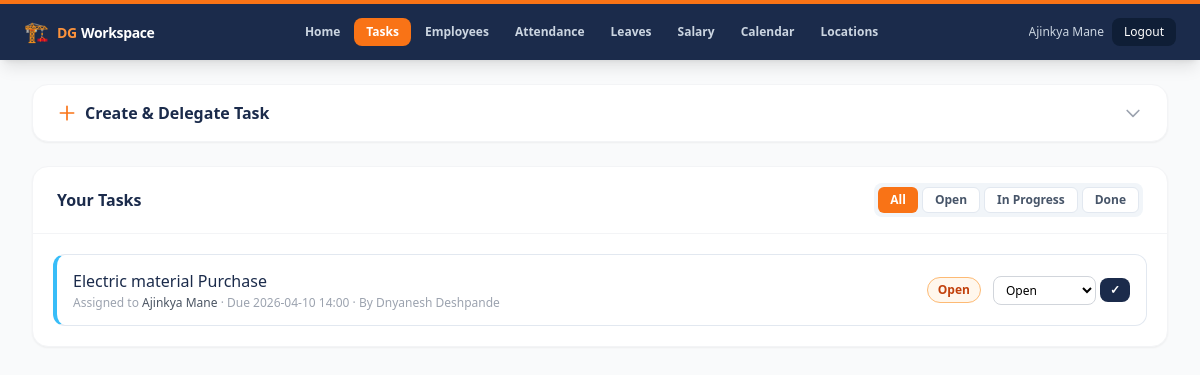
Page /tasks (signed in) on the committed database.
### tables this page shows
CREATE TABLE employees (
            id INTEGER PRIMARY KEY AUTOINCREMENT,
            name TEXT NOT NULL,
            mobile TEXT NOT NULL UNIQUE,
            email TEXT,
            role TEXT NOT NULL DEFAULT 'employee', -- employee, manager, hr, admin
            password_hash TEXT NOT NULL,
            manager_id INTEGER,
            created_at DATETIME DEFAULT CURRENT_TIMESTAMP
        , department TEXT, designation TEXT, date_of_joining TEXT, location_id INTEGER, date_of_birth TEXT, uan_number TEXT, pan_number TEXT);

CREATE TABLE tasks (
            id INTEGER PRIMARY KEY AUTOINCREMENT,
            title TEXT NOT NULL,
            description TEXT,
            priority TEXT DEFAULT 'normal', -- low, normal, high
            status TEXT NOT NULL DEFAULT 'open', -- open, in_progress, done, cancelled
            due_at DATETIME NOT NULL,
            created_by INTEGER NOT NULL,
            assigned_to INTEGER NOT NULL,
            reminder_profile TEXT DEFAULT 'standard_dg',
            created_at DATETIME DEFAULT CURRENT_TIMESTAMP, original_due_at DATETIME, recurrence TEXT, recurrence_parent_id INTEGER,
            FOREIGN KEY(created_by) REFERENCES employees(id),
            FOREIGN KEY(assigned_to) REFERENCES employees(id)
        );

### app.py (the view)
@app.route("/tasks")
@login_required
def tasks_list():
    user = current_user()
    db = get_db()
    tasks = db.execute(
        """
        SELECT t.*, e.name AS assignee_name, c.name AS creator_name
        FROM tasks t
        JOIN employees e ON e.id = t.assigned_to
        JOIN employees c ON c.id = t.created_by
        WHERE (
            t.assigned_to = ?
            OR t.created_by = ?
            OR t.id IN (
                SELECT task_id FROM task_watchers WHERE employee_id = ?
            )
        )
        AND (
            t.recurrence IS NULL
            OR t.status NOT IN ('done', 'cancelled')
        )
        ORDER BY t.due_at ASC
        """,
        (user["id"], user["id"], user["id"]),
    ).fetchall()
    employees = db.execute(
        "SELECT id, name, mobile FROM employees ORDER BY name ASC"
    ).fetchall()
    return render_template(
        "tasks.html",
        user=user,
        tasks=tasks,
        employees=employees,
        now=_utcnow().strftime("%Y-%m-%d %H:%M"),
    )

### app.py (called while the page is built)
def _utcnow():
    return datetime.now(timezone.utc).replace(tzinfo=None)  # naive UTC, matches DB storage

def get_db():
    if "db" not in g:
        g.db = sqlite3.connect(DB_PATH)
        g.db.row_factory = sqlite3.Row
    return g.db

def current_user():
    uid = session.get("user_id")
    if not uid:
        return None
    db = get_db()
    row = db.execute(
        "SELECT * FROM employees WHERE id = ?", (uid,)
    ).fetchone()
    return row

def login_required(view):
    from functools import wraps
    @wraps(view)
    def wrapped(*args, **kwargs):
        if not current_user():
            return redirect(url_for("login", next=request.path))
        return view(*args, **kwargs)
    return wrapped

### templates/tasks.html (shortened to what this page needs)
<!doctype html>
<html lang="en">
<head>
  <script src="https://cdn.tailwindcss.com"></script>
</head>
<body class="bg-gray-50 min-h-screen">
  {% include '_nav.html' %}
  <div class="max-w-7xl mx-auto px-4 sm:px-6 lg:px-8 py-6 space-y-6">
    {% if user.role in ('admin', 'manager') %}
    <div class="bg-white rounded-2xl shadow-sm border border-gray-100">
      <button onclick="toggleCreateForm()"
        class="w-full flex items-center justify-between px-6 py-4 text-left focus:outline-none">
        <div class="flex items-center gap-2">
          <svg class="w-5 h-5 text-orange-500" fill="none" stroke="currentColor" viewBox="0 0 24 24">
            <path stroke-linecap="round" stroke-linejoin="round" stroke-width="2" d="M12 4v16m8-8H4"/>
          </svg>
          <span class="font-semibold text-[#1B2B4B]">Create &amp; Delegate Task</span>
        </div>
        <svg id="arrow-icon" class="w-5 h-5 text-gray-400 transition-transform duration-200"
          fill="none" stroke="currentColor" viewBox="0 0 24 24">
          <path stroke-linecap="round" stroke-linejoin="round" stroke-width="2" d="M19 9l-7 7-7-7"/>
        </svg>
      </button>
    </div>
    {% endif %}
    <div class="bg-white rounded-2xl shadow-sm border border-gray-100">
      <div class="px-6 py-4 border-b border-gray-100 flex flex-wrap items-center justify-between gap-3">
        <h2 class="font-bold text-[#1B2B4B] text-base">Your Tasks</h2>
        <div class="flex gap-1 bg-slate-100 p-1 rounded-lg text-xs font-semibold">
          <button onclick="filterTasks('all')" data-filter="all"
            class="filter-btn bg-orange-500 text-white px-3 py-1 rounded-md transition">All</button>
          <button onclick="filterTasks('open')" data-filter="open"
            class="filter-btn bg-white text-slate-600 border border-slate-200 px-3 py-1 rounded-md transition">Open</button>
          <button onclick="filterTasks('in_progress')" data-filter="in_progress"
            class="filter-btn bg-white text-slate-600 border border-slate-200 px-3 py-1 rounded-md transition">In Progress</button>
          <button onclick="filterTasks('done')" data-filter="done"
            class="filter-btn bg-white text-slate-600 border border-slate-200 px-3 py-1 rounded-md transition">Done</button>
        </div>
      </div>
      {% if tasks %}
        <div class="p-4 sm:p-5 space-y-2">
          {% for t in tasks %}
          <div class="task-row flex flex-col sm:flex-row sm:items-center gap-3 px-4 py-3.5 bg-white rounded-xl border border-slate-200 hover:shadow-md hover:border-slate-300 transition-all duration-200
            {% if t.priority == 'high' %}border-l-4 border-l-red-500{% elif t.priority == 'low' %}border-l-4 border-l-emerald-400{% else %}border-l-4 border-l-sky-400{% endif %}"
            data-status="{{ t.status }}">
            <div class="flex-1 min-w-0">
              <p class="font-medium text-gray-800 truncate flex items-center gap-2">
                <a href="{{ url_for('task_detail', task_id=t.id) }}"
                  class="hover:text-orange-500 transition text-[#1B2B4B]">{{ t.title }}</a>
              </p>
              <p class="text-xs text-gray-400 mt-0.5">
                Assigned to <span class="font-medium text-gray-600">{{ t.assignee_name }}</span>
                &middot; Due <span class="{% if t.due_at < now %}text-red-500 font-medium{% endif %}">{{ t.due_at[:16] }}</span>
                &middot; By {{ t.creator_name }}
              </p>
            </div>
            <div class="flex items-center gap-3 flex-shrink-0">
              <span class="text-xs font-bold px-2.5 py-1 rounded-full border
                {% if t.status == 'open' %}bg-orange-50 text-orange-700 border-orange-300
                {% elif t.status == 'in_progress' %}bg-sky-50 text-sky-700 border-sky-300
                {% elif t.status == 'done' %}bg-emerald-50 text-emerald-700 border-emerald-300
                {% else %}bg-slate-100 text-slate-400 border-slate-300{% endif %}">
                {{ t.status | replace('_', ' ') | title }}
              </span>
              <form method="post" action="{{ url_for('update_task_status', task_id=t.id) }}"
                class="flex items-center gap-1">
                <select name="status"
                  class="text-xs border border-gray-300 rounded-lg px-2 py-1 bg-white focus:outline-none focus:ring-2 focus:ring-orange-400">
                  <option value="open" {% if t.status == 'open' %}selected{% endif %}>Open</option>
                </select>
                <button type="submit"
                  class="text-xs bg-[#1B2B4B] hover:bg-orange-500 text-white font-semibold px-2.5 py-1 rounded-lg transition">
                  ✓
                </button>
              </form>
            </div>
          </div>
          {% endfor %}
        </div>
      {% else %}
        <div class="flex flex-col items-center justify-center py-16 text-center text-gray-400">
          <div class="text-5xl mb-3 opacity-40">📋</div>
          <p class="text-sm font-medium text-slate-400">No tasks yet{% if user.role in ('admin','manager') %} — create one above{% endif %}!</p>
        </div>
      {% endif %}
    </div>
  </div>
</body>
</html>

### templates/_nav.html (shortened to what this page needs)
<nav class="bg-[#1B2B4B] shadow-lg">
  <div class="max-w-7xl mx-auto px-4 sm:px-6 flex items-center justify-between h-14 gap-3">
    <a href="{{ url_for('dashboard') }}" class="flex items-center gap-2 flex-shrink-0">
      <span class="text-xl leading-none">🏗️</span>
      <div class="leading-tight hidden sm:block">
        <span class="text-orange-400 font-black text-sm tracking-tight">DG</span>
        <span class="text-white font-semibold text-sm tracking-tight"> Workspace</span>
      </div>
    </a>
    <div class="flex items-center gap-0.5 overflow-x-auto flex-1 justify-center" style="scrollbar-width:none">
      {% set ep = request.endpoint %}
      <a href="{{ url_for('dashboard') }}"
        class="flex-shrink-0 text-xs font-semibold px-3 py-1.5 rounded-lg transition
          {% if ep == 'dashboard' %}bg-orange-500 text-white{% else %}text-slate-300 hover:text-white hover:bg-[#243a5e]{% endif %}">
        Home
      </a>
      <a href="{{ url_for('tasks_list') }}"
        class="flex-shrink-0 text-xs font-semibold px-3 py-1.5 rounded-lg transition
          {% if ep in ('tasks_list', 'task_detail') %}bg-orange-500 text-white{% else %}text-slate-300 hover:text-white hover:bg-[#243a5e]{% endif %}">
        Tasks
      </a>
      {% if user.role in ('admin', 'manager') %}
      <a href="{{ url_for('employees_list') }}"
        class="flex-shrink-0 text-xs font-semibold px-3 py-1.5 rounded-lg transition
          {% if ep == 'employees_list' %}bg-orange-500 text-white{% else %}text-slate-300 hover:text-white hover:bg-[#243a5e]{% endif %}">
        Employees
      </a>
      {% endif %}
      <a href="{{ url_for('attendance_view') }}"
        class="flex-shrink-0 text-xs font-semibold px-3 py-1.5 rounded-lg transition
          {% if ep == 'attendance_view' %}bg-orange-500 text-white{% else %}text-slate-300 hover:text-white hover:bg-[#243a5e]{% endif %}">
        Attendance
      </a>
      <a href="{{ url_for('leaves_view') }}"
        class="flex-shrink-0 text-xs font-semibold px-3 py-1.5 rounded-lg transition
          {% if ep == 'leaves_view' %}bg-orange-500 text-white{% else %}text-slate-300 hover:text-white hover:bg-[#243a5e]{% endif %}">
        Leaves
      </a>
      {% if user.role in ('admin', 'manager', 'hr') %}
      <a href="{{ url_for('salary_view') }}"
        class="flex-shrink-0 text-xs font-semibold px-3 py-1.5 rounded-lg transition
          {% if ep == 'salary_view' %}bg-orange-500 text-white{% else %}text-slate-300 hover:text-white hover:bg-[#243a5e]{% endif %}">
        Salary
      </a>
      {% endif %}
      <a href="{{ url_for('calendar_view') }}"
        class="flex-shrink-0 text-xs font-semibold px-3 py-1.5 rounded-lg transition
          {% if ep == 'calendar_view' %}bg-orange-500 text-white{% else %}text-slate-300 hover:text-white hover:bg-[#243a5e]{% endif %}">
        Calendar
      </a>
      {% if user.role in ('admin', 'manager') %}
      <a href="{{ url_for('locations_list') }}"
        class="flex-shrink-0 text-xs font-semibold px-3 py-1.5 rounded-lg transition
          {% if ep == 'locations_list' %}bg-orange-500 text-white{% else %}text-slate-300 hover:text-white hover:bg-[#243a5e]{% endif %}">
        Locations
      </a>
      {% endif %}
    </div>
    <div class="flex items-center gap-2 flex-shrink-0">
      <span class="text-slate-300 text-xs hidden md:block truncate max-w-[120px]">{{ user.name }}</span>
      <a href="{{ url_for('logout') }}"
        class="text-xs bg-[#0F1E36] hover:bg-black text-white px-3 py-1.5 rounded-lg transition">
        Logout
      </a>
    </div>
  </div>
</nav>

### rows in the picture
employees: name "Ajinkya Mane"
tasks: title "Electric material Purchase", assignee_name "Ajinkya Mane", due_at "2026-04-10 14:00", creator_name "Dnyanesh Deshpande", status "Open"
